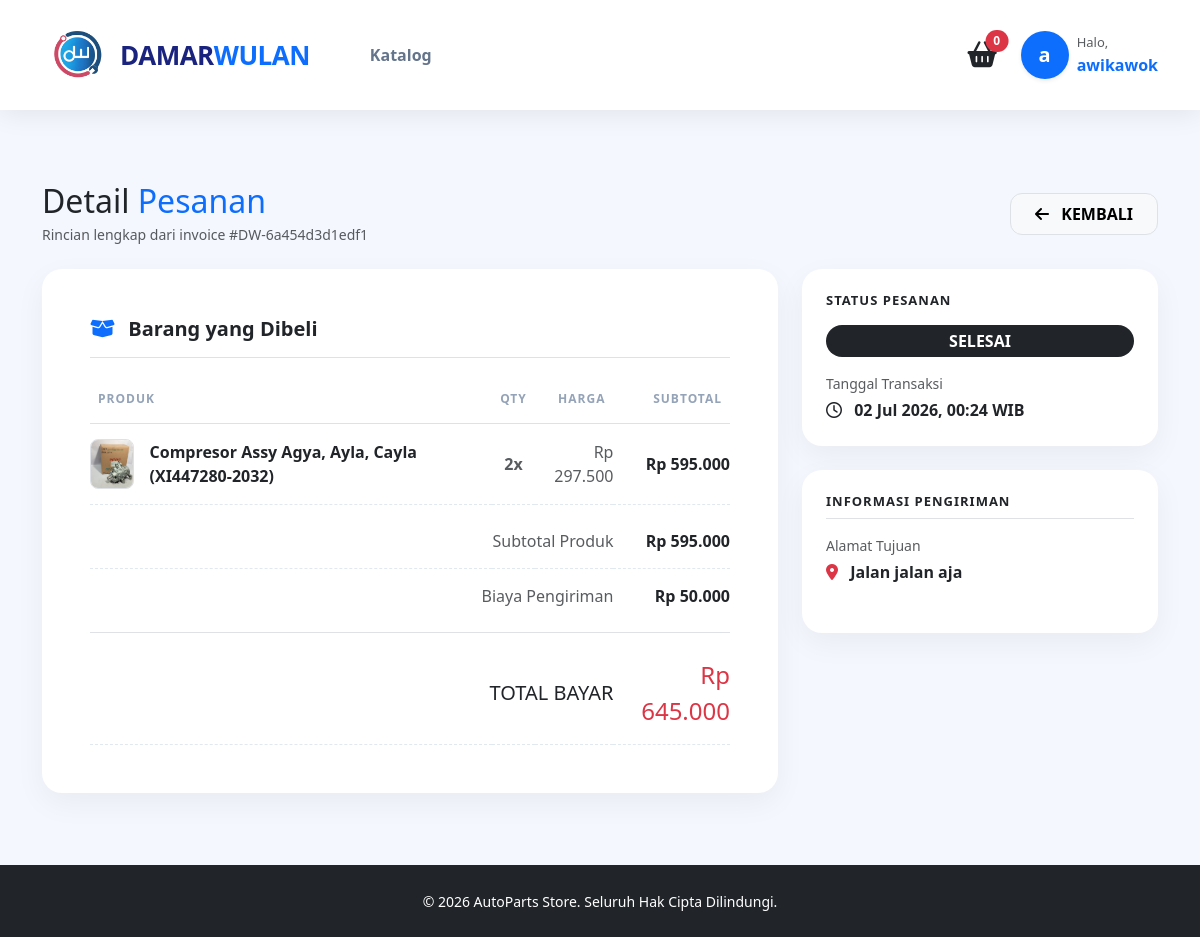
The page /detail_pesanan.php?id=DW-6a454d3d1edf1 (signed in) on the database its author committed.
### tables this page shows
CREATE TABLE `transaksi` (
  `id_transaksi` varchar(50) NOT NULL,
  `id_pengguna` int(11) NOT NULL,
  `id_area` int(11) DEFAULT NULL,
  `tgl_transaksi` datetime NOT NULL,
  `total_bayar` decimal(10,2) NOT NULL,
  `ongkir` decimal(10,2) NOT NULL DEFAULT 0.00,
  `status_transaksi` enum('pending','dibayar','dikirim','selesai','dibatalkan') DEFAULT 'pending',
  `metode_bayar` varchar(50) DEFAULT NULL,
  `alamat_pengiriman` text DEFAULT NULL,
  `catatan` text DEFAULT NULL,
  `nomor_resi` varchar(50) DEFAULT NULL,
  `xendit_invoice_url` varchar(255) DEFAULT NULL
);

CREATE TABLE `detail_transaksi` (
  `id_detail` int(11) NOT NULL,
  `id_transaksi` varchar(50) NOT NULL,
  `id_produk` int(11) NOT NULL,
  `jumlah` int(11) NOT NULL,
  `harga_satuan` decimal(10,2) NOT NULL
);

CREATE TABLE `produk` (
  `id_produk` int(11) NOT NULL,
  `id_kategori` int(11) NOT NULL,
  `id_model` int(11) DEFAULT NULL,
  `nomor_suku_cadang` varchar(100) DEFAULT NULL,
  `nama_produk` varchar(150) NOT NULL,
  `merk` varchar(255) NOT NULL,
  `deskripsi` text DEFAULT NULL,
  `gambar` varchar(255) DEFAULT 'default-part.jpg',
  `harga` decimal(10,2) NOT NULL,
  `stok` int(11) NOT NULL DEFAULT 0,
  `berat_gram` int(11) NOT NULL
);

### detail_pesanan.php (the view, shortened to what this page needs)
<?php
require 'config/koneksi.php';
$id_user = $_SESSION['id_pengguna'];
$id_transaksi = isset($_GET['id']) ? mysqli_real_escape_string($conn, $_GET['id']) : '';
$query = mysqli_query($conn, "SELECT * FROM transaksi WHERE id_transaksi = '$id_transaksi' AND id_pengguna = '$id_user'");
$data = mysqli_fetch_assoc($query);
include 'includes/header.php';
include 'includes/navbar.php';
?>
<div class="container py-5 mt-4">
    <div class="d-flex justify-content-between align-items-center mb-4">
        <div>
            <h2 class="fw-800 text-navy mb-1">Detail <span class="text-primary">Pesanan</span></h2>
            <p class="text-muted small mb-0">Rincian lengkap dari invoice #<?= $data['id_transaksi'] ?></p>
        </div>
        <a href="riwayat.php" class="btn btn-light border px-4 py-2 fw-bold" style="border-radius: 12px;">
            <i class="fas fa-arrow-left me-2"></i> KEMBALI
        </a>
    </div>
    <div class="row g-4">
        <div class="col-lg-8">
            <div class="card detail-card p-4 p-md-5 mb-4">
                <h5 class="fw-bold mb-4 border-bottom pb-3"><i class="fas fa-box-open text-primary me-2"></i> Barang yang Dibeli</h5>
                <div class="table-responsive">
                    <table class="table table-borderless table-order mb-0">
                        <thead>
                            <tr class="border-bottom">
                                <th style="min-width: 200px;">Produk</th>
                                <th class="text-center">Qty</th>
                                <th class="text-end">Harga</th>
                                <th class="text-end">Subtotal</th>
                            </tr>
                        </thead>
                        <tbody>
                            <?php
                            $q_items = mysqli_query($conn, "
                                SELECT dt.*, p.nama_produk, p.gambar
                                FROM detail_transaksi dt
                                JOIN produk p ON dt.id_produk = p.id_produk
                                WHERE dt.id_transaksi = '$id_transaksi'
                            ");
                            $total_belanja = 0;
                            while ($item = mysqli_fetch_assoc($q_items)):
                                $sub = $item['jumlah'] * $item['harga_satuan'];
                                $total_belanja += $sub;
                                $img_src = (!empty($item['gambar'])) ? "assets/img/" . $item['gambar'] : "assets/img/default-part.jpg";
                            ?>
                                <tr>
                                    <td>
                                        <div class="d-flex align-items-center">
                                            <img src="<?= $img_src ?>" onerror="this.src='assets/img/default-part.jpg';" width="50" height="50" class="rounded-3 object-fit-cover me-3 border">
                                            <span class="fw-bold text-dark"><?= $item['nama_produk']; ?></span>
                                        </div>
                                    </td>
                                    <td class="text-center fw-bold text-muted"><?= $item['jumlah']; ?>x</td>
                                    <td class="text-end text-muted">Rp <?= number_format($item['harga_satuan'], 0, ',', '.'); ?></td>
                                    <td class="text-end fw-bold text-navy">Rp <?= number_format($sub, 0, ',', '.'); ?></td>
                                </tr>
                            <?php endwhile; ?>
                        </tbody>
                        <tfoot>
                            <tr>
                                <td colspan="3" class="text-end text-muted pt-4">Subtotal Produk</td>
                                <td class="text-end fw-bold pt-4">Rp <?= number_format($total_belanja, 0, ',', '.'); ?></td>
                            </tr>
                            <tr>
                                <td colspan="3" class="text-end text-muted pb-4">Biaya Pengiriman</td>
                                <td class="text-end fw-bold pb-4">Rp <?= number_format($data['ongkir'] ?? 0, 0, ',', '.'); ?></td>
                            </tr>
                            <tr class="border-top">
                                <td colspan="3" class="text-end fw-800 text-navy pt-4 fs-5">TOTAL BAYAR</td>
                                <td class="text-end fw-900 text-danger pt-4 fs-4">Rp <?= number_format($data['total_bayar'], 0, ',', '.'); ?></td>
                            </tr>
                        </tfoot>
                    </table>
                </div>
            </div>
        </div>
        <div class="col-lg-4">
            <div class="card detail-card p-4 mb-4">
                <h6 class="fw-bold mb-3 text-uppercase" style="font-size: 13px; letter-spacing: 1px;">Status Pesanan</h6>
                <?php
                $s = $data['status_transaksi'];
                $badge = 'bg-secondary';
                if ($s == 'selesai') $badge = 'bg-dark';
                ?>
                <span class="badge <?= $badge ?> rounded-pill px-4 py-2 text-uppercase d-inline-block w-100 fs-6 mb-3">
                    <?= $s; ?>
                </span>
                <p class="text-muted small mb-1">Tanggal Transaksi</p>
                <p class="fw-bold text-dark mb-0"><i class="far fa-clock me-2"></i> <?= date('d M Y, H:i', strtotime($data['tgl_transaksi'])); ?> WIB</p>
            </div>
            <div class="card detail-card p-4">
                <h6 class="fw-bold mb-3 text-uppercase border-bottom pb-2" style="font-size: 13px; letter-spacing: 1px;">Informasi Pengiriman</h6>
                <p class="text-muted small mb-1">Alamat Tujuan</p>
                <p class="fw-bold text-dark mb-4" style="line-height: 1.6;">
                    <i class="fas fa-map-marker-alt text-danger me-2"></i> <?= nl2br($data['alamat_pengiriman']); ?>
                </p>
            </div>
        </div>
    </div>
</div>
<?php include 'includes/footer.php'; ?>

### includes/header.php (style rules this page uses)
html, body { height: 100%; display: flex; flex-direction: column; min-height: 100vh; background-color: #f4f7fe; }

### detail_pesanan.php (style rules this page uses)
body { background-color: #f4f7fe; }
.detail-card { border-radius: 20px; border: none; box-shadow: 0 10px 30px rgba(0, 0, 0, 0.05); }
.table-order th { color: #94a3b8; font-weight: 600; text-transform: uppercase; font-size: 12px; letter-spacing: 1px; padding-bottom: 15px; }
.table-order td { vertical-align: middle; padding: 15px 0; border-bottom: 1px dashed #e2e8f0; }

### rows shown on the page
transaksi: id_transaksi "DW-6a454d3d1edf1", ongkir "50.000", total_bayar "645.000", status_transaksi "SELESAI", tgl_transaksi "02 Jul 2026, 00:24", alamat_pengiriman "Jalan jalan aja"
detail_transaksi: id_produk.gambar (picture), id_produk.nama_produk "Compresor Assy Agya, Ayla, Cayla (XI447280-2032)", jumlah "2", harga_satuan "297.500", sub "595.000"

### other values the page prints
substr($_SESSION['nama'], 0, 1) "a"
$_SESSION['nama'] "awikawok"
$total_belanja "595.000"
